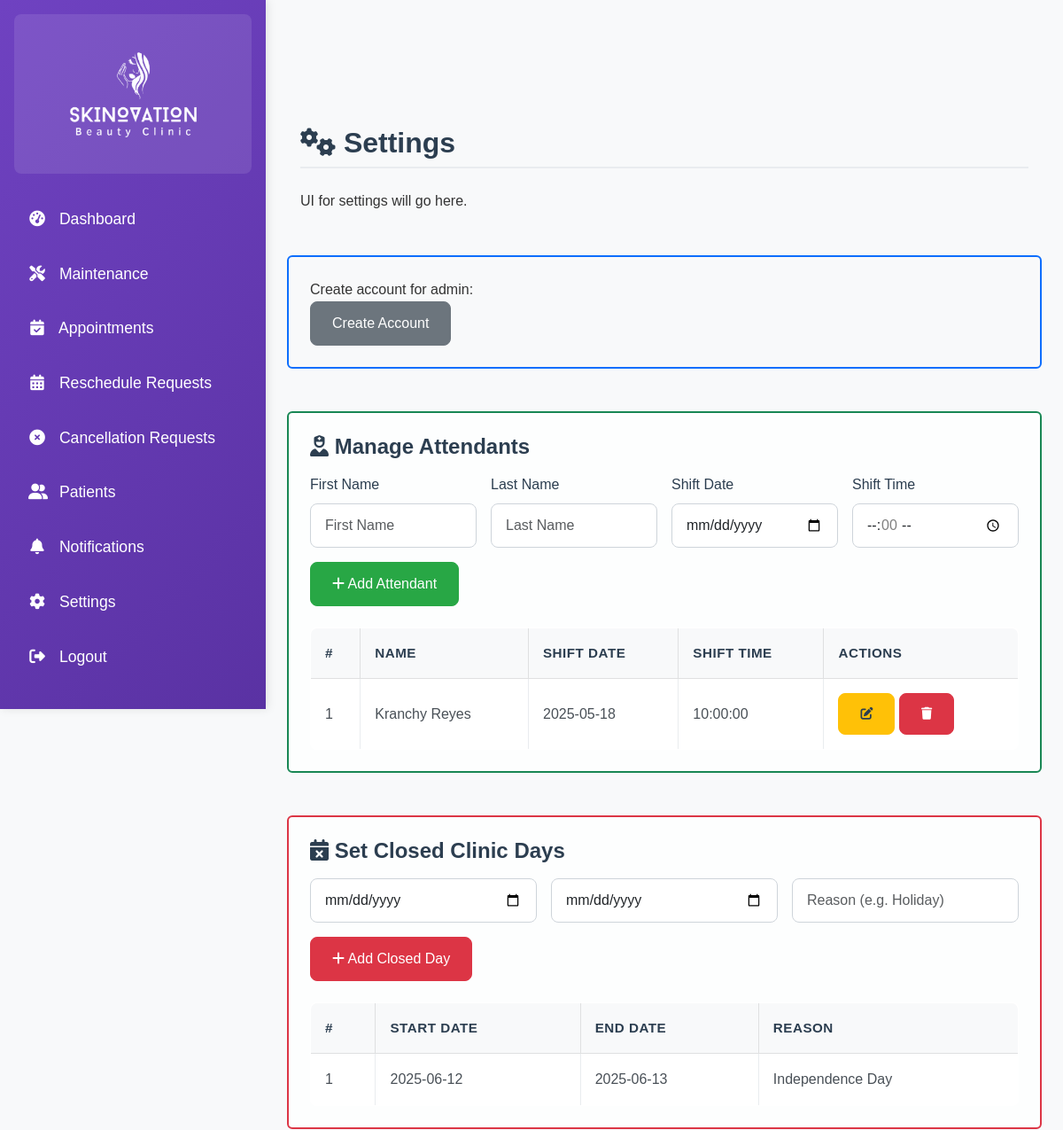
The app's page /admin/settings.php (signed in, upper part), older data.
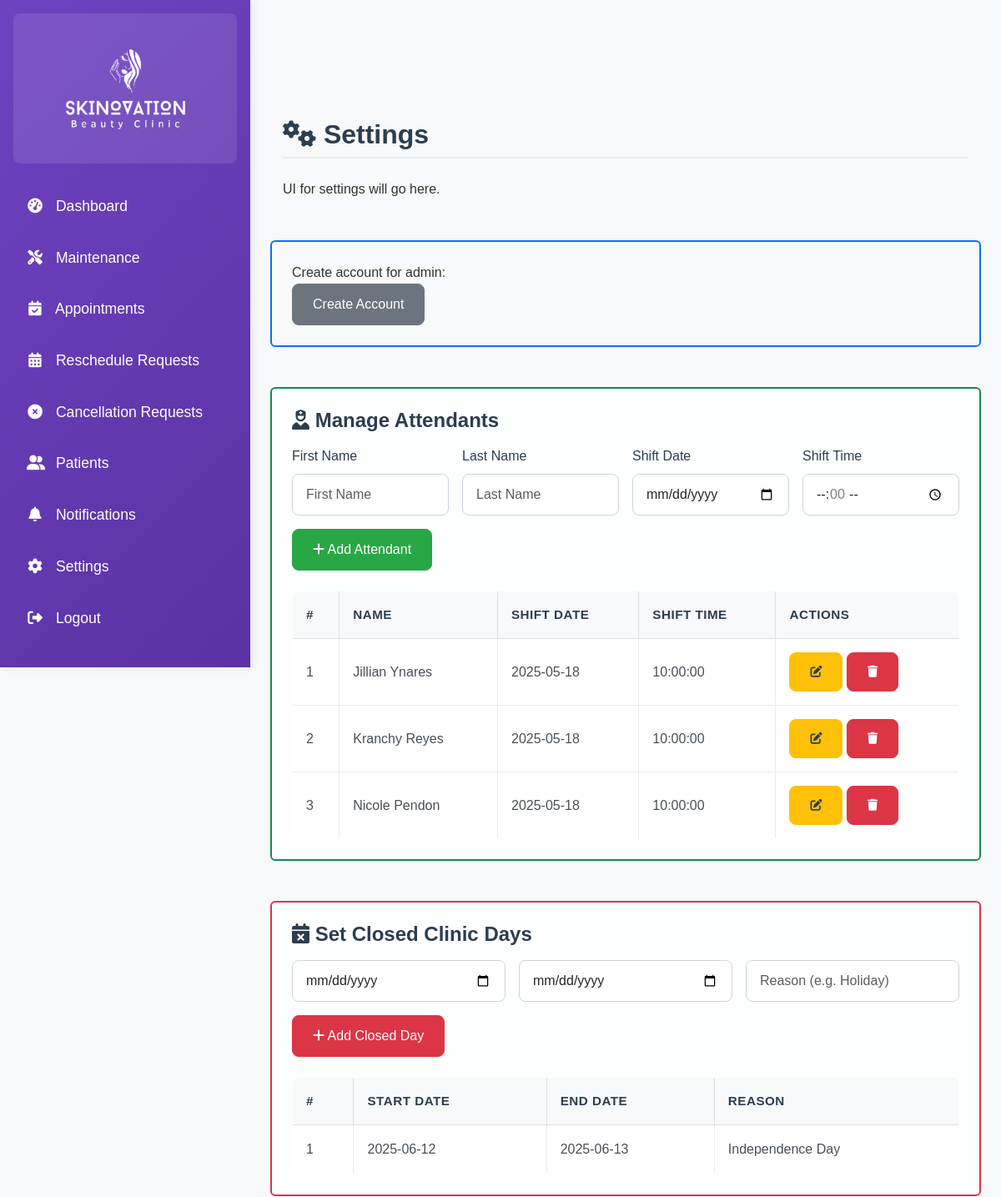
The same page, newer data.
### tables this page shows
CREATE TABLE `attendants` (
  `attendant_id` int NOT NULL,
  `last_name` varchar(100) NOT NULL,
  `first_name` varchar(100) NOT NULL,
  `shift_date` date NOT NULL,
  `shift_time` time NOT NULL,
  `updated_at` datetime DEFAULT CURRENT_TIMESTAMP,
  `created_at` datetime DEFAULT CURRENT_TIMESTAMP
);

CREATE TABLE `closed_dates` (
  `id` int NOT NULL,
  `start_date` date NOT NULL,
  `end_date` date NOT NULL,
  `reason` varchar(255) DEFAULT NULL,
  `created_at` timestamp NOT NULL DEFAULT CURRENT_TIMESTAMP
);

### admin/settings.php (the view, shortened to what the changed rows need)
<!DOCTYPE html>
<html lang="en">
<head>
    <link href="https://cdn.jsdelivr.net/npm/bootstrap@5.3.0/dist/css/bootstrap.min.css" rel="stylesheet">
    <link href="https://cdnjs.cloudflare.com/ajax/libs/font-awesome/6.0.0-beta3/css/all.min.css" rel="stylesheet">
    <link href="../assets/css/admin.css" rel="stylesheet">
    <link href="../assets/css/style.css" rel="stylesheet">
</head>
<body>
<div class="d-flex">
    <?php include 'admin_sidebar.php'; ?>
    <div class="content p-4">
        <div class="container mt-5">
            <h1><i class="fas fa-cogs"></i> Settings</h1>
        </div>
        <div class="container mt-4 border border-2 border-success rounded p-4 mb-5 bg-white bg-opacity-75">
            <div class="table-responsive">
                <table class="table table-bordered table-hover align-middle">
                    <thead class="table-light">
                        <tr>
                            <th>#</th>
                            <th>Name</th>
                            <th>Shift Date</th>
                            <th>Shift Time</th>
                            <th>Actions</th>
                        </tr>
                    </thead>
                    <tbody>
                        <?php
                        $stmt = $conn->query("SELECT * FROM attendants ORDER BY first_name, last_name");
                        $attendants = $stmt->fetchAll(PDO::FETCH_ASSOC);
                        foreach ($attendants as $i => $att): ?>
                            <tr>
                                <td><?= $i+1 ?></td>
                                <td><?= htmlspecialchars($att['first_name'] . ' ' . $att['last_name']) ?></td>
                                <td><?= htmlspecialchars($att['shift_date']) ?></td>
                                <td><?= htmlspecialchars($att['shift_time']) ?></td>
                                <td>
                                    <button class="btn btn-warning btn-sm" data-bs-toggle="modal" data-bs-target="#editAttendantModal<?= $att['attendant_id'] ?>"><i class="fas fa-edit"></i></button>
                                    <form method="POST" action="settings.php" class="d-inline" onsubmit="return confirm('Are you sure you want to remove this attendant?');">
                                        <button type="submit" name="remove_attendant" class="btn btn-danger btn-sm"><i class="fas fa-trash"></i></button>
                                    </form>
                                </td>
                            </tr>
                        <?php endforeach; ?>
                    </tbody>
                </table>
            </div>
        </div>
        <div class="container mt-4 border border-2 border-danger rounded p-4 mb-5 bg-white bg-opacity-75">
            <div class="table-responsive">
                <table class="table table-bordered table-hover align-middle">
                    <thead class="table-light">
                        <tr>
                            <th>#</th>
                            <th>Start Date</th>
                            <th>End Date</th>
                            <th>Reason</th>
                        </tr>
                    </thead>
                    <tbody>
                        <?php
                        $stmt = $conn->query("SELECT * FROM closed_dates ORDER BY start_date DESC");
                        $closed = $stmt->fetchAll(PDO::FETCH_ASSOC);
                        foreach ($closed as $i => $c): ?>
                            <tr>
                                <td><?= $i+1 ?></td>
                                <td><?= htmlspecialchars($c['start_date']) ?></td>
                                <td><?= htmlspecialchars($c['end_date']) ?></td>
                                <td><?= htmlspecialchars($c['reason']) ?></td>
                            </tr>
                        <?php endforeach; ?>
                    </tbody>
                </table>
            </div>
        </div>
    </div>
</div>
</body>
</html>

Row changes from the older to the newer data that the page shows:
added attendants: first_name+last_name "Jillian Ynares", shift_date "2025-05-18", shift_time "10:00:00"
added attendants: first_name+last_name "Nicole Pendon", shift_date "2025-05-18", shift_time "10:00:00"
